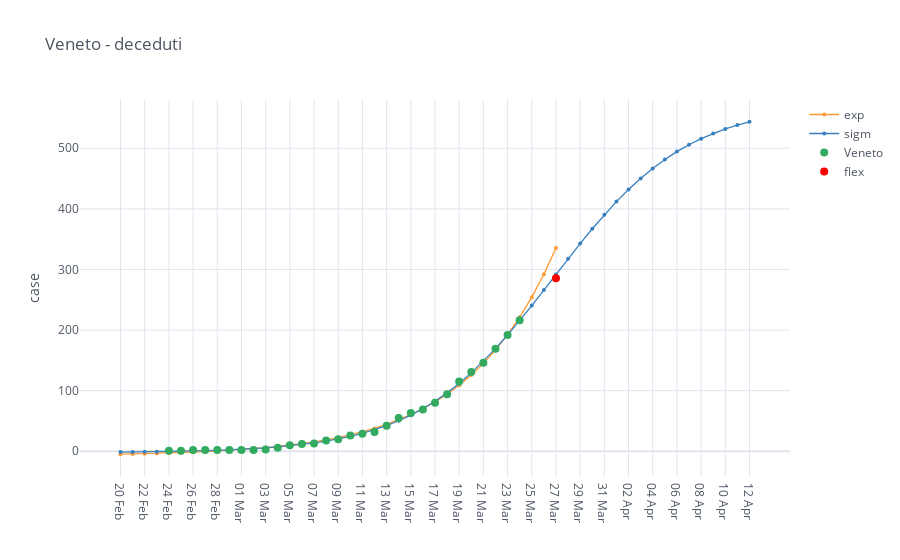

Notebook source saved alongside this figure:
### Code cell
category = 'deceduti'
total_cases = io.italy_regions_filter_by_category(regions, category)

mpl.iplot_analysis_plot(total_cases, title=region+' - '+category, log_fitting=False)

### Figure 1 — Plotly figure (JSON) as saved in the notebook; plotly's stock layout.template omitted (floating-point values rounded to 4 significant figures)
{"data": [{"line": {"color": "rgba(255, 153, 51, 1.0)", "dash": "solid", "shape": "linear", "width": 1.3}, "marker": {"size": 4, "symbol": "circle"}, "mode": "lines+markers", "name": "exp", "text": "", "type": "scatter", "x": ["20 Feb", "21 Feb", "22 Feb", "23 Feb", "24 Feb", "25 Feb", "26 Feb", "27 Feb", "28 Feb", "29 Feb", "01 Mar", "02 Mar", "03 Mar", "04 Mar", "05 Mar", "06 Mar", "07 Mar", "08 Mar", "09 Mar", "10 Mar", "11 Mar", "12 Mar", "13 Mar", "14 Mar", "15 Mar", "16 Mar", "17 Mar", "18 Mar", "19 Mar", "20 Mar", "21 Mar", "22 Mar", "23 Mar", "24 Mar", "25 Mar", "26 Mar", "27 Mar", "28 Mar", "29 Mar", "30 Mar", "31 Mar", "01 Apr", "02 Apr", "03 Apr", "04 Apr", "05 Apr", "06 Apr", "07 Apr", "08 Apr", "09 Apr", "10 Apr", "11 Apr", "12 Apr"], "y": [-4.8, -4.416, -3.978, -3.476, -2.901, -2.243, -1.49, -0.6282, 0.3584, 1.488, 2.78, 4.26, 5.954, 7.892, 10.11, 12.65, 15.56, 18.89, 22.7, 27.06, 32.05, 37.76, 44.3, 51.79, 60.35, 70.16, 81.39, 94.24, 108.9, 125.8, 145.1, 167.1, 192.4, 221.3, 254.4, 292.2, 335.6, "", "", "", "", "", "", "", "", "", "", "", "", "", "", "", ""]}, {"line": {"color": "rgba(55, 128, 191, 1.0)", "dash": "solid", "shape": "linear", "width": 1.3}, "marker": {"size": 4, "symbol": "circle"}, "mode": "lines+markers", "name": "sigm", "text": "", "type": "scatter", "x": ["20 Feb", "21 Feb", "22 Feb", "23 Feb", "24 Feb", "25 Feb", "26 Feb", "27 Feb", "28 Feb", "29 Feb", "01 Mar", "02 Mar", "03 Mar", "04 Mar", "05 Mar", "06 Mar", "07 Mar", "08 Mar", "09 Mar", "10 Mar", "11 Mar", "12 Mar", "13 Mar", "14 Mar", "15 Mar", "16 Mar", "17 Mar", "18 Mar", "19 Mar", "20 Mar", "21 Mar", "22 Mar", "23 Mar", "24 Mar", "25 Mar", "26 Mar", "27 Mar", "28 Mar", "29 Mar", "30 Mar", "31 Mar", "01 Apr", "02 Apr", "03 Apr", "04 Apr", "05 Apr", "06 Apr", "07 Apr", "08 Apr", "09 Apr", "10 Apr", "11 Apr", "12 Apr"], "y": [-1.31, -1.129, -0.9122, -0.6527, -0.3424, 0.02869, 0.4723, 1.003, 1.636, 2.393, 3.296, 4.373, 5.658, 7.189, 9.01, 11.18, 13.75, 16.79, 20.4, 24.65, 29.66, 35.54, 42.41, 50.41, 59.67, 70.34, 82.54, 96.39, 112.0, 129.4, 148.5, 169.4, 191.8, 215.6, 240.4, 265.9, 291.8, 317.5, 342.8, 367.1, 390.3, 411.9, 431.9, 450.2, 466.7, 481.4, 494.4, 505.9, 515.8, 524.4, 531.8, 538.2, 543.6]}, {"line": {"color": "rgba(50, 171, 96, 1.0)", "dash": "solid", "shape": "linear", "width": 1.3}, "marker": {"size": 8, "symbol": "circle"}, "mode": "markers", "name": "Veneto", "text": "", "type": "scatter", "x": ["20 Feb", "21 Feb", "22 Feb", "23 Feb", "24 Feb", "25 Feb", "26 Feb", "27 Feb", "28 Feb", "29 Feb", "01 Mar", "02 Mar", "03 Mar", "04 Mar", "05 Mar", "06 Mar", "07 Mar", "08 Mar", "09 Mar", "10 Mar", "11 Mar", "12 Mar", "13 Mar", "14 Mar", "15 Mar", "16 Mar", "17 Mar", "18 Mar", "19 Mar", "20 Mar", "21 Mar", "22 Mar", "23 Mar", "24 Mar", "25 Mar", "26 Mar", "27 Mar", "28 Mar", "29 Mar", "30 Mar", "31 Mar", "01 Apr", "02 Apr", "03 Apr", "04 Apr", "05 Apr", "06 Apr", "07 Apr", "08 Apr", "09 Apr", "10 Apr", "11 Apr", "12 Apr"], "y": ["", "", "", "", 1.0, 1.0, 2.0, 2.0, 2.0, 2.0, 2.0, 2.0, 3.0, 6.0, 10.0, 12.0, 13.0, 18.0, 20.0, 26.0, 29.0, 32.0, 42.0, 55.0, 63.0, 69.0, 80.0, 94.0, 115.0, 131.0, 146.0, 169.0, 192.0, 216.0, "", "", "", "", "", "", "", "", "", "", "", "", "", "", "", "", "", "", ""]}, {"marker": {"color": "rgba(255, 0, 0, 125)", "size": 8}, "mode": "markers", "name": "flex", "type": "scatter", "x": ["27 Mar"], "y": [285.3]}], "layout": {"legend": {"bgcolor": "#FFFFFF", "font": {"color": "#4D5663"}}, "paper_bgcolor": "#FFFFFF", "plot_bgcolor": "#FFFFFF", "title": {"font": {"color": "#4D5663"}, "text": "Veneto - deceduti"}, "xaxis": {"gridcolor": "#E1E5ED", "showgrid": true, "tickfont": {"color": "#4D5663"}, "title": {"font": {"color": "#4D5663"}, "text": ""}, "zerolinecolor": "#E1E5ED"}, "yaxis": {"gridcolor": "#E1E5ED", "showgrid": true, "tickfont": {"color": "#4D5663"}, "title": {"font": {"color": "#4D5663"}, "text": "case"}, "zerolinecolor": "#E1E5ED"}}}
